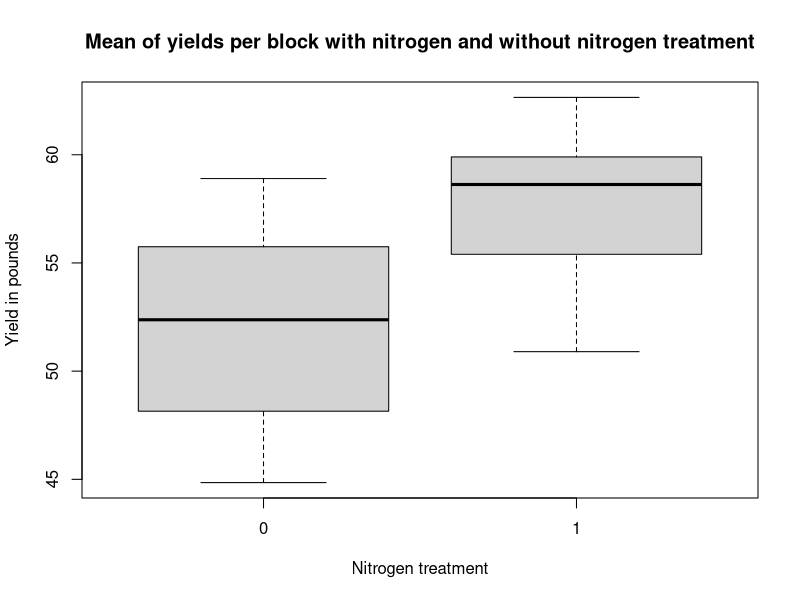

R code for this plot:
# Exercise 4
# a
library(MASS)
library(dplyr)
dat <- npk
dat$plot1 <- sample(seq(1,24),24)
dat$plot2 <- sample(seq(1,24),24)
for(i in 1:nrow(dat)){
  if(dat$plot1[i] == dat$plot2[i]){
    print('reshuffling')
    a <- seq(1,24)
    sam <- sample(a[a != i],1)
    new <- dat$plot2[sam]
    dat$plot2[sam] <- dat$plot2[i]
    print(new)
    print(dat$plot2[i])
    dat$plot2[i] <- new
  }
}

# b
grouped <- dat %>% 
  group_by(block, N) %>%
  summarise(mean = mean(yield))
boxplot(mean~N, data = grouped, main = 'Mean of yields per block with nitrogen and without nitrogen treatment', xlab = 'Nitrogen treatment', ylab = 'Yield in pounds')

# The factor of block ensures that all treatments get averaged and that they are not thrown on one pile during calculation

# c
dataov <- lm(yield ~ block*N, data = dat) 
anova(dataov)
# The p-value for the interaction is 0.47. We cannot reject the statement that there is no interaction between the factors. Therefore it does not make sense in include the block factor
